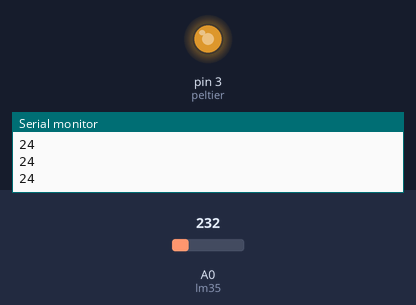
The program below on a simulated Arduino Uno, built with avr-gcc and run on an emulated ATmega328P. Shown: output pins drawn as LEDs (lit = HIGH), the last lines printed to the serial monitor. The test bench sets the inputs (shaded band); at power-on: A0 (lm35) = 232.

Above: at 1.25 s.
1.3 s: A0 (lm35) set to 336
At 1.55 s:
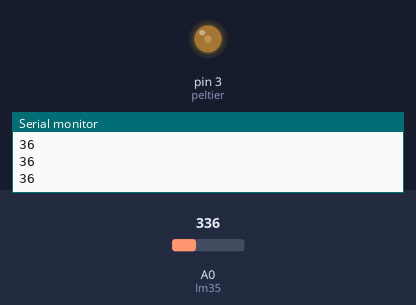
4.3 s: A0 (lm35) set to 290
At 4.62 s:
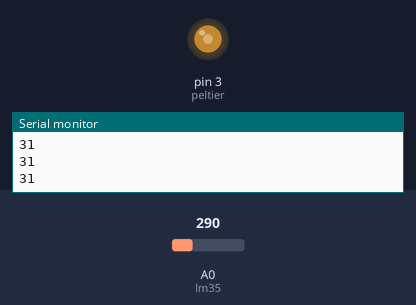
7.3 s: A0 (lm35) set to 201
At 8.9 s:
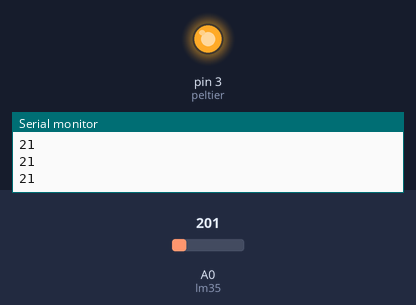
Timing chart, 0 to 10.4 s (numbered marks = the images above; inputs shaded):
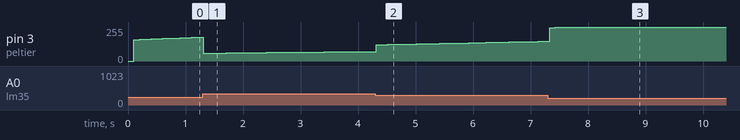

The program:

main.cpp
```cpp
#include <Arduino.h>

#define lm35 A0
#define peltier 3

void setup() {
    Serial.begin(9600);
    analogReference(INTERNAL); // usa referência interna de 1,1V
    pinMode(lm35, INPUT);
    pinMode(peltier, OUTPUT);
}

int set = 40;
int pwm = 0;

double pid;

double error = 0, last_error = 0;
double last_temperature;
long last_process;

double kp = 10, ki = 1.0, kd = 0;
double p = 0, i = 0, d = 0;

void loop() {

    int leitura = analogRead(lm35);
    float tensao = leitura * (1.1 / 1023.0); // referência interna
    int temperature = tensao * 100.0;      // 10 mV/°C

    error = set - temperature;
    float delta = (millis() - last_process) / 1000.0;
    last_process = millis();

    p = error * kp;
    i += (error * ki) * delta;
    d = ((error - last_error) / delta) * kd;

    pid = p + i + d;

    pwm = constrain(pid, 0, 255);

    analogWrite(peltier, pwm);

    Serial.println(temperature);
    last_error = error;
    delay(100);
}
```
